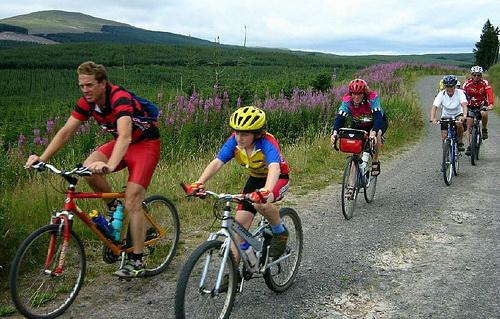
#> input picture Keras_segmentation/images/rgb.jpg, 500 x 319 px
$ jupyter execute --allow-errors fcn16s_segmentation_keras1.ipynb   (shell and % lines are left out)   (Python 2 division)   (older library calls are emulated)
#> lines starting #> are read from the running program, lines starting #| are printed output that depends on the picture
### Keras_segmentation/utils.py
import copy
import numpy as np

from keras.models import Sequential, Model
from keras.layers import Input, Dropout, Permute
from keras.layers import Convolution2D, ZeroPadding2D, MaxPooling2D, Deconvolution2D, Cropping2D
from keras.layers import merge


# [15 lines left out: function convblock, not called in this run]


def fcn32_blank(image_size=512):

    withDO = False # no effect during evaluation but usefull for fine-tuning

    if True:
        mdl = Sequential()

        # First layer is a dummy-permutation = Identity to specify input shape
        mdl.add( Permute((1,2,3), input_shape=(3,image_size,image_size)) ) # WARNING : axis 0 is the sample dim

        for l in convblock(64, 1, bits=2):
            mdl.add(l)

        for l in convblock(128, 2, bits=2):
            mdl.add(l)

        for l in convblock(256, 3, bits=3):
            mdl.add(l)

        for l in convblock(512, 4, bits=3):
            mdl.add(l)

        for l in convblock(512, 5, bits=3):
            mdl.add(l)

        mdl.add( Convolution2D(4096, 7, 7, border_mode='same', activation='relu', name='fc6') ) # WARNING border
        if withDO:
            mdl.add( Dropout(0.5) )
        mdl.add( Convolution2D(4096, 1, 1, border_mode='same', activation='relu', name='fc7') ) # WARNING border
        if withDO:
            mdl.add( Dropout(0.5) )

        # WARNING : model decapitation i.e. remove the classifier step of VGG16 (usually named fc8)

        mdl.add( Convolution2D(21, 1, 1,
                               border_mode='same', # WARNING : zero or same ? does not matter for 1x1
                               activation='relu', name='score_fr') )

        convsize = mdl.layers[-1].output_shape[2]
        deconv_output_size = (convsize-1)*2+4 # INFO: =34 when images are 512x512
        mdl.add( Deconvolution2D(21, 4, 4,
                                 output_shape=(None, 21, deconv_output_size, deconv_output_size),
                                 subsample=(2, 2),
                                 border_mode='valid', # WARNING : valid, same or full ?
                                 activation=None,
                                 name = 'score2') )

        extra_margin = deconv_output_size - convsize*2 # INFO: =2 when images are 512x512
        assert (extra_margin > 0)
        assert (extra_margin % 2 == 0)
        mdl.add( Cropping2D(cropping=((extra_margin/2, extra_margin/2),
                                      (extra_margin/2, extra_margin/2))) ) # INFO : cropping as deconv gained pixels

        return mdl

    else:
        # See following link for a version based on Keras functional API :
        # gist.github.com/EncodeTS/6bbe8cb8bebad7a672f0d872561782d9
        raise ValueError('not implemented')


# WARNING : explanation about Deconvolution2D layer
# http://stackoverflow.com/questions/39018767/deconvolution2d-layer-in-keras
# the code example in the help (??Deconvolution2D) is very usefull too
# ?? Deconvolution2D

# [142 lines left out: functions fcn_32s_to_16s, fcn_32s_to_8s, prediction, not called in this run]

### Keras_segmentation/fcn16s_segmentation_keras1.ipynb
Imports

keras - 1.2.2

theano - 0.9.0

And fcn_keras2 script from the Image Segmentation article repository. For more information, check it out step by step.

[cell 1]
import matplotlib.pyplot as plt
from PIL import Image

import numpy as np
import math
import copy

import skimage.io as io
from scipy.io import loadmat
from scipy.misc import bytescale

from keras.models import Sequential, Model
from keras.layers import Input, Dense, Flatten, Dropout, Activation, Lambda, Permute, Reshape
from keras.layers import Convolution2D, ZeroPadding2D, MaxPooling2D, Deconvolution2D, Cropping2D
from keras.layers import merge

from utils import fcn32_blank, fcn_32s_to_16s, prediction

## Build model architecture

Basic idea behind this: Decapitate each net by discarding the final classifier layer, and convert all fully connected layers to convolutions, to asign a class probability pixelwise.

[cell 2]
image_size = 64*8 # INFO: initially tested with 256, 448, 512
#> (the rest of this cell did not finish here and is left out)

Final structure:

#> (a cell that did not finish here is left out)

Load VGG weigths from the pre-trained model.

Source: http://www.vlfeat.org/matconvnet/pretrained/#semantic-segmentation

#> (a cell that did not finish here is left out)

Classes in this model:

[cell 5]
class2index = {}
#> (the rest of this cell did not finish here and is left out)

[cell 6]
# documentation for the dagnn.Crop layer :
# https://github.com/vlfeat/matconvnet/blob/master/matlab/%2Bdagnn/Crop.m

[cell 7]
def copy_mat_to_keras(kmodel):

    kerasnames = [lr.name for lr in kmodel.layers]

    prmt = (3,2,0,1) # WARNING : important setting as 2 of the 4 axis have same size dimension

    for i in range(0, p.shape[1]-1, 2):
        matname = '_'.join(p[0,i].name[0].split('_')[0:-1])
        if matname in kerasnames:
            kindex = kerasnames.index(matname)
            print 'found : ', (str(matname), kindex)
            l_weights = p[0,i].value
            l_bias = p[0,i+1].value
            f_l_weights = l_weights.transpose(prmt)
            f_l_weights = np.flip(f_l_weights, 2)
            f_l_weights = np.flip(f_l_weights, 3)
            assert (f_l_weights.shape == kmodel.layers[kindex].get_weights()[0].shape)
            assert (l_bias.shape[1] == 1)
            assert (l_bias[:,0].shape == kmodel.layers[kindex].get_weights()[1].shape)
            assert (len(kmodel.layers[kindex].get_weights()) == 2)
            kmodel.layers[kindex].set_weights([f_l_weights, l_bias[:,0]])
        else:
            print 'not found : ', str(matname)

#> (a cell that did not finish here is left out)

## Image segmentation

#### Load Image

[cell 9]
im = Image.open('images/rgb.jpg') # http://www.robots.ox.ac.uk/~szheng/crfasrnndemo/static/rgb.jpg
#> im is the input picture: PIL image 500x319 RGB; mean R, G, B 107.7, 112, 97.6
im = im.crop((0,0,319,319)) # WARNING : manual square cropping
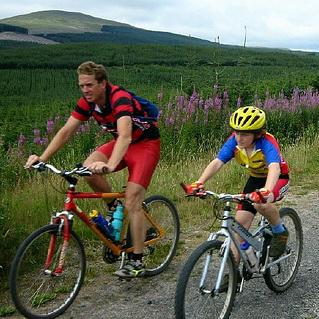
#> im: PIL image 319x319 RGB; mean R, G, B 94, 97.6, 78.7
im = im.resize((image_size,image_size))
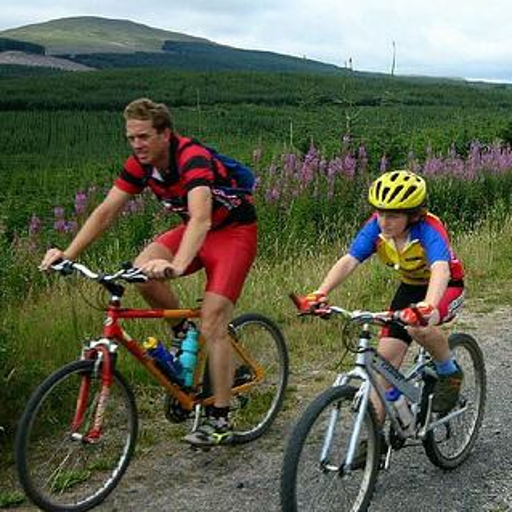
#> im: PIL image 512x512 RGB; mean R, G, B 94, 97.6, 78.8
plt.imshow(np.asarray(im))
print(np.asarray(im).shape)
#| (512, 512, 3)

#### Pixel prediction

[cell 10]
crpim = im # WARNING : we deal with cropping in a latter section, this image is already fit
#> (the rest of this cell did not finish here and is left out)

#### Plot prediction

#> (a cell that did not finish here is left out)

#> (a cell that did not finish here is left out)

#### Bytescale values per relevant class

#> (a cell that did not finish here is left out)

#### Load Image

[cell 14]
im = Image.open('images/cows.jpg') # http://www.robots.ox.ac.uk/~szheng/crfasrnndemo/static/rgb.jpg
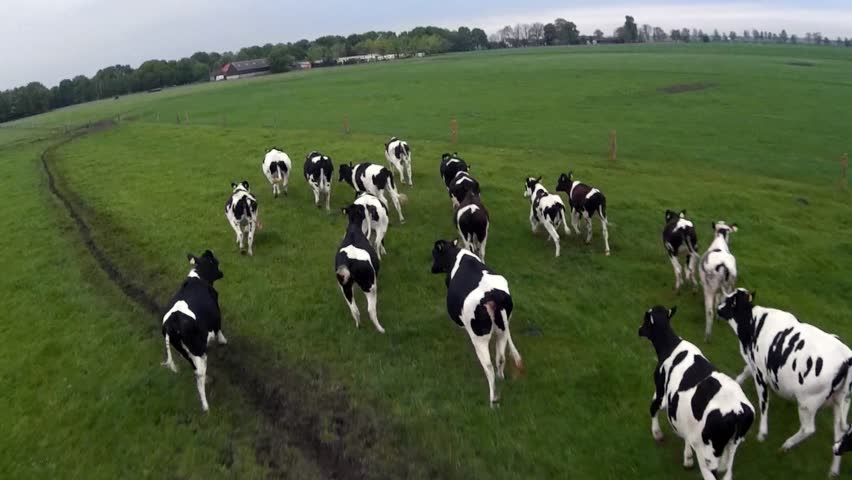
#> input picture Keras_segmentation/images/cows.jpg, 852 x 480 px
#> im is the input picture: PIL image 852x480 RGB; mean R, G, B 84.1, 97.4, 65.8
im = im.crop((0,0,319,319)) # WARNING : manual square cropping
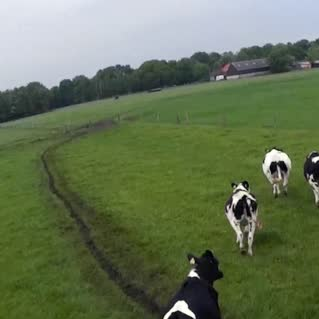
#> im: PIL image 319x319 RGB; mean R, G, B 102.4, 116.3, 85.4
im = im.resize((image_size,image_size))
#> im: PIL image 512x512 RGB
plt.imshow(np.asarray(im))
print(np.asarray(im).shape)
#| (512, 512, 3)
